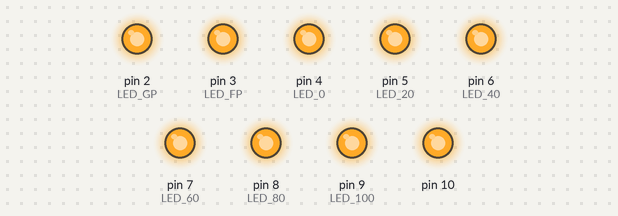
Bench run of a sketch on a simulated Arduino Uno, built with avr-gcc and run on an emulated ATmega328P. On the bench: output pins drawn as LEDs (lit = HIGH).

Above: at 0.1 s.
At 0.61 s:
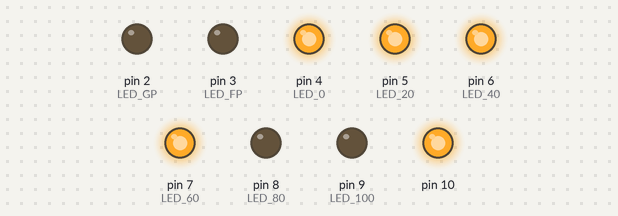
At 1.1 s:
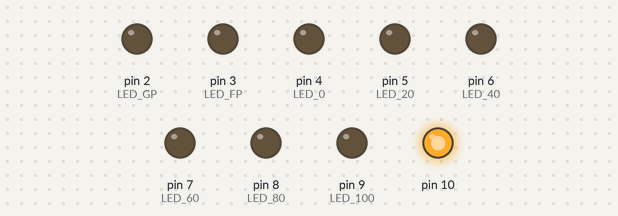
Timing chart, 0 to 2.6 s (numbered marks = the images above):
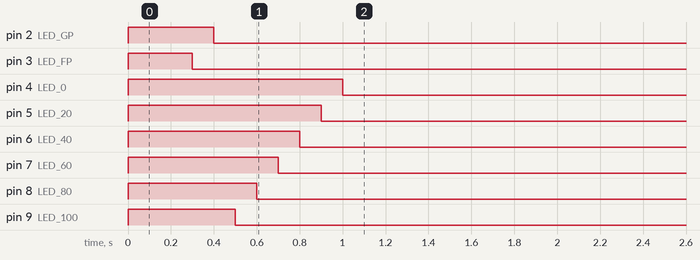

The sketch:

CAN_REGEN_DW12_V2.ino
```cpp
#include <SPI.h>      //Library for using SPI Communication
#include <mcp2515.h>  //Library for using CAN Communication

//pin connections
#define LED_GP 2   //Glow Plug
#define LED_FP 3   //Metering Pump
#define LED_0 4    //0% Bargraph
#define LED_20 5   //20% Bargraph
#define LED_40 6   //40% Bargraph
#define LED_60 7   //60% Bargraph
#define LED_80 8   //80% Bargraph
#define LED_100 9  //100% Bargraph

//LED ON States
#define LED_0_ON 0x01    //0% Bargraph
#define LED_20_ON 0x02   //20% Bargraph
#define LED_40_ON 0x04   //40% Bargraph
#define LED_60_ON 0x08   //60% Bargraph
#define LED_80_ON 0x10   //80% Bargraph
#define LED_100_ON 0x20  //100% Bargraph
#define LED_GP_ON 0x40   //Glow Plug
#define LED_FP_ON 0x80   //Metering Pump

//LED OFF States
#define LED_0_OFF 0xFE    //0% Bargraph
#define LED_20_OFF 0xFD   //20% Bargraph
#define LED_40_OFF 0xFB   //40% Bargraph
#define LED_60_OFF 0xF7   //60% Bargraph
#define LED_80_OFF 0xEF   //80% Bargraph
#define LED_100_OFF 0xDF  //100% Bargraph
#define LED_GP_OFF 0xBF   //Glow Plug
#define LED_FP_OFF 0x7F   //Metering Pump

//Variables etc..
struct can_frame canMsg;
struct can_frame frame;

MCP2515 mcp2515(10);  //CS Pin of CAN chip.
byte CANData[8];
boolean toggle1 = 0;
boolean LED_ON = 0;
char mybuffer[40];
int soot_load_OL = 0;
int soot_load_CL = 0;
int soot_load_total = 0;
int loop_counter = 0;
int fp_flash_const = 0;
byte LEDState;

//--------------------------------------------------------------------------------------
void setup() {
  //setup SPI comms
  SPI.begin();

  //setup CAN chip
  mcp2515.reset();
  mcp2515.setBitrate(CAN_500KBPS, MCP_8MHZ);
  mcp2515.setFilterMask(0, 0, 0x00000700);
  mcp2515.setFilterMask(1, 0, 0x00000700);
  mcp2515.setFilter(0, 0, 0x000007FF);
  mcp2515.setNormalMode();

  //setup IO connections
  pinMode(LED_FP, OUTPUT);
  pinMode(LED_GP, OUTPUT);
  pinMode(LED_0, OUTPUT);
  pinMode(LED_20, OUTPUT);
  pinMode(LED_40, OUTPUT);
  pinMode(LED_60, OUTPUT);
  pinMode(LED_80, OUTPUT);
  pinMode(LED_100, OUTPUT);

  //Power ON LED test
  LED_Test();

  //set timer1
  cli();
  TCCR1A = 0;
  TCCR1B = 0;
  TCNT1 = 0;
  OCR1A = 50;
  TCCR1B |= (1 << WGM12);
  TCCR1B |= (1 << CS11);  // | (1 << CS10); div by 8
  TIMSK1 |= (1 << OCIE1A);
  sei();

  //reset variables
  loop_counter = 0;
  fp_flash_const = 0;
  LED_ON = false;
}

//--------------------------------------------------------------------------------------
//Main program loop
void loop() {
  //read open loop soot calculation
  read_DID(0x057B);
  if ((frame.data[0] == 0x05) & (frame.data[1] == 0x62) & (frame.data[2] == 0x05)) {
    soot_load_OL = (frame.data[4] * 256) + frame.data[5];
    soot_load_OL = soot_load_OL / 20;
    soot_load_total = (soot_load_OL + soot_load_CL) / 2;
  } else {
    soot_load_total = 0;
    reset_can_driver();
  }

  //read closed loop soot calculation
  read_DID(0x0579);
  if ((frame.data[0] == 0x05) & (frame.data[1] == 0x62) & (frame.data[2] == 0x05)) {
    soot_load_CL = (frame.data[4] * 256) + frame.data[5];
    soot_load_CL = soot_load_CL / 20;
    soot_load_total = (soot_load_OL + soot_load_CL) / 2;
  } else {
    soot_load_total = 0;
    reset_can_driver();
  }
  //display calculated soot load on LEDs
  show_led(soot_load_total);

  //read vapouriser glow plug status
  read_DID(0x03B8);
  if ((frame.data[0] == 0x07) & (frame.data[1] == 0x62) & (frame.data[2] == 0x03) & (frame.data[3] == 0xB8)) {
    if ((frame.data[4] & 0x04) == 0x04) {
      LEDState = LEDState | LED_GP_ON;
    } else {
      LEDState = LEDState & LED_GP_OFF;
    }
  } else {
    LEDState = LEDState & LED_GP_OFF;
    reset_can_driver();
  }

  //read vapouriser metering pump status
  read_DID(0x041E);
  if ((frame.data[0] == 0x05) & (frame.data[1] == 0x62) & (frame.data[2] == 0x04) & (frame.data[3] == 0x1E)) {
    set_LED_FP_speed(frame.data[5]);
  } else {
    LEDState = LEDState & LED_FP_OFF;
    set_LED_FP_speed(0);
    reset_can_driver();
  }
  delay(500);
}


//--------------------------------------------------------------------------------------
//reset CAN driver chip - necessary if bus errors occur due to ignition off etc.
void reset_can_driver(void) {
  mcp2515.reset();
  mcp2515.setBitrate(CAN_500KBPS, MCP_8MHZ);
  mcp2515.setFilterMask(0, 0, 0x00000700);
  mcp2515.setFilterMask(1, 0, 0x00000700);
  mcp2515.setFilter(0, 0, 0x000007FF);
  mcp2515.setNormalMode();
}

//--------------------------------------------------------------------------------------
//Read desired parameter over CAN
void read_DID(short DID_Number) {
  char mybuffer[40];

  canMsg.can_id = 0x7E0;
  canMsg.can_dlc = 8;
  canMsg.data[0] = 0x03;
  canMsg.data[1] = 0x22;
  canMsg.data[2] = (DID_Number & 0xFF00) / 255;
  canMsg.data[3] = DID_Number & 0x00FF;
  canMsg.data[4] = 0;
  canMsg.data[5] = 0;
  canMsg.data[6] = 0;
  canMsg.data[7] = 0;
  mcp2515.sendMessage(&canMsg);  //Sends the CAN message

  delay(100);

  if (mcp2515.readMessage(&frame) == MCP2515::ERROR_OK) {
    // frame contains received message - If serial setup then could monitor in terminal
    //sprintf (mybuffer, "%02X %02X %02X %02X %02X %02X %02X %02X", frame.data[0], frame.data[1],  frame.data[2],  frame.data[3],  frame.data[4],  frame.data[5], frame.data[6], frame.data[7]);
    //Serial.println(mybuffer);
  }
}

//--------------------------------------------------------------------------------------
//make FP LED flash at same rate as meting pump is being pulsed
void set_LED_FP_speed(int pump_speed) {
  if (pump_speed > 0) {
    LED_ON = true;
    fp_flash_const = 12500 / pump_speed;
  } else {
    LED_ON = false;
  }
  return;
}

//--------------------------------------------------------------------------------------
//set value to display based upon ranges below..
void show_led(int bar_value) {
  int base_offset = 0;  // 0 to 100%
  //int base_offset=20; // 20 to 120%

  //make 100% LED come on at 95%
  if (bar_value >= base_offset + 95) {
    LEDState = LEDState | LED_100_ON;
  } else {
    LEDState = LEDState & LED_100_OFF;
  }

  if (bar_value >= base_offset + 80) {
    LEDState = LEDState | LED_80_ON;
  } else {
    LEDState = LEDState & LED_80_OFF;
  }

  if (bar_value >= base_offset + 60) {
    LEDState = LEDState | LED_60_ON;
  } else {
    LEDState = LEDState & LED_60_OFF;
  }

  if (bar_value >= base_offset + 40) {
    LEDState = LEDState | LED_40_ON;
  } else {
    LEDState = LEDState & LED_40_OFF;
  }

  if (bar_value >= base_offset + 25) {
    LEDState = LEDState | LED_20_ON;
  } else {
    LEDState = LEDState & LED_20_OFF;
  }

  if (bar_value >= base_offset + 5) {
    LEDState = LEDState | LED_0_ON;
  } else {
    LEDState = LEDState & LED_0_OFF;
  }

  return;
}
//--------------------------------------------------------------------------------------

//--------------------------------------------------------------------------------------
ISR(TIMER1_COMPA_vect) {  //timer1 interrupt to flash pump LED and control other LEDs

  //general toggle for FP LED
  if (loop_counter < 1) {
    loop_counter = fp_flash_const;
    if (toggle1) {
      if (LED_ON == true) {
        LEDState = LEDState | LED_FP_ON;
      } else {
        LEDState = LEDState & LED_FP_OFF;
      }
      toggle1 = 0;
    } else {
      LEDState = LEDState & LED_FP_OFF;
      toggle1 = 1;
    }
  } else {
    loop_counter--;
  }

  if ((LEDState & LED_0_ON) > 0) {
    digitalWrite(LED_0, HIGH);
  } else {
    digitalWrite(LED_0, LOW);
  }
  if ((LEDState & LED_20_ON) > 0) {
    digitalWrite(LED_20, HIGH);
  } else {
    digitalWrite(LED_20, LOW);
  }
  if ((LEDState & LED_40_ON) > 0) {
    digitalWrite(LED_40, HIGH);
  } else {
    digitalWrite(LED_40, LOW);
  }
  if ((LEDState & LED_60_ON) > 0) {
    digitalWrite(LED_60, HIGH);
  } else {
    digitalWrite(LED_60, LOW);
  }
  if ((LEDState & LED_80_ON) > 0) {
    digitalWrite(LED_80, HIGH);
  } else {
    digitalWrite(LED_80, LOW);
  }
  if ((LEDState & LED_100_ON) > 0) {
    digitalWrite(LED_100, HIGH);
  } else {
    digitalWrite(LED_100, LOW);
  }
  if ((LEDState & LED_GP_ON) > 0) {
    digitalWrite(LED_GP, HIGH);
  } else {
    digitalWrite(LED_GP, LOW);
  }
  if ((LEDState & LED_FP_ON) > 0) {
    digitalWrite(LED_FP, HIGH);
  } else {
    digitalWrite(LED_FP, LOW);
  }
}
//--------------------------------------------------------------------------------------
//Power ON LED test - had to do it like this as interrupts/delay do not run during setup and
//did not want this in main loop
void LED_Test(void) {

  digitalWrite(LED_FP, HIGH);
  digitalWrite(LED_GP, HIGH);
  digitalWrite(LED_0, HIGH);
  digitalWrite(LED_20, HIGH);
  digitalWrite(LED_40, HIGH);
  digitalWrite(LED_60, HIGH);
  digitalWrite(LED_80, HIGH);
  digitalWrite(LED_100, HIGH);

  delay(300);
  digitalWrite(LED_FP, LOW);
  delay(100);
  digitalWrite(LED_GP, LOW);
  delay(100);
  digitalWrite(LED_100, LOW);
  delay(100);
  digitalWrite(LED_80, LOW);
  delay(100);
  digitalWrite(LED_60, LOW);
  delay(100);
  digitalWrite(LED_40, LOW);
  delay(100);
  digitalWrite(LED_20, LOW);
  delay(100);
  digitalWrite(LED_0, LOW);
  delay(200);
}

//--------------------------------------------------------------------------------------
```
